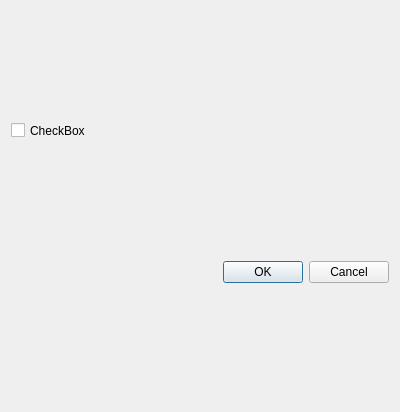
<?xml version="1.0" encoding="UTF-8"?>
<ui version="4.0">
 <class>RunDescriptionShowDialog</class>
 <widget class="QDialog" name="RunDescriptionShowDialog">
  <property name="geometry">
   <rect>
    <x>0</x>
    <y>0</y>
    <width>400</width>
    <height>412</height>
   </rect>
  </property>
  <property name="windowTitle">
   <string>Dialog</string>
  </property>
  <layout class="QVBoxLayout" name="verticalLayout">
   <item>
    <widget class="QCheckBox" name="checkBox">
     <property name="sizePolicy">
      <sizepolicy hsizetype="Expanding" vsizetype="Fixed">
       <horstretch>0</horstretch>
       <verstretch>0</verstretch>
      </sizepolicy>
     </property>
     <property name="minimumSize">
      <size>
       <width>0</width>
       <height>17</height>
      </size>
     </property>
     <property name="maximumSize">
      <size>
       <width>16777215</width>
       <height>17</height>
      </size>
     </property>
     <property name="text">
      <string>CheckBox</string>
     </property>
    </widget>
   </item>
   <item>
    <widget class="QDialogButtonBox" name="buttonBox">
     <property name="minimumSize">
      <size>
       <width>0</width>
       <height>32</height>
      </size>
     </property>
     <property name="maximumSize">
      <size>
       <width>16777215</width>
       <height>32</height>
      </size>
     </property>
     <property name="orientation">
      <enum>Qt::Horizontal</enum>
     </property>
     <property name="standardButtons">
      <set>QDialogButtonBox::Cancel|QDialogButtonBox::Ok</set>
     </property>
    </widget>
   </item>
  </layout>
 </widget>
 <resources/>
 <connections>
  <connection>
   <sender>buttonBox</sender>
   <signal>accepted()</signal>
   <receiver>RunDescriptionShowDialog</receiver>
   <slot>accept()</slot>
   <hints>
    <hint type="sourcelabel">
     <x>248</x>
     <y>254</y>
    </hint>
    <hint type="destinationlabel">
     <x>157</x>
     <y>274</y>
    </hint>
   </hints>
  </connection>
  <connection>
   <sender>buttonBox</sender>
   <signal>rejected()</signal>
   <receiver>RunDescriptionShowDialog</receiver>
   <slot>reject()</slot>
   <hints>
    <hint type="sourcelabel">
     <x>316</x>
     <y>260</y>
    </hint>
    <hint type="destinationlabel">
     <x>286</x>
     <y>274</y>
    </hint>
   </hints>
  </connection>
 </connections>
</ui>
